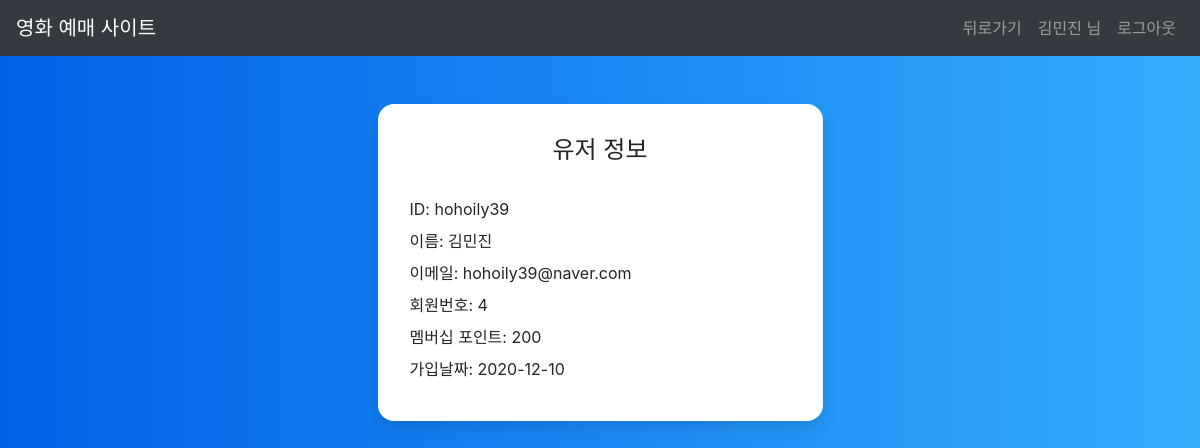
Screenshot of /membership_info.php (signed in) with the database file from the repository.
### tables this page shows
CREATE TABLE `USER_INFO` (
  `USER_ID` varchar(20) NOT NULL,
  `USER_PW` varchar(20) NOT NULL,
  `USER_NAME` varchar(10) NOT NULL,
  `USER_EMAIL` varchar(30) NOT NULL,
  PRIMARY KEY (`USER_ID`)
);

CREATE TABLE `USER_MEMBERSHIP` (
  `MEMBERSHIP_NO` int(5) NOT NULL AUTO_INCREMENT,
  `USER_ID` varchar(20) NOT NULL,
  `MEMBERSHIP_POINT` int(5) NOT NULL,
  `MEMBERSHIP_DATE` date NOT NULL,
  PRIMARY KEY (`MEMBERSHIP_NO`,`USER_ID`),
  KEY `USER_ID` (`USER_ID`),
  CONSTRAINT `USER_MEMBERSHIP_ibfk_1` FOREIGN KEY (`USER_ID`) REFERENCES `USER_INFO` (`USER_ID`)
);

### membership_info.php (the view, shortened to what this page needs)
<?php
$conn = mysqli_connect("localhost", "movie", "qwer1234");
$dbname = "MOVIE_DB";
mysqli_set_charset($conn, 'UTF8');
mysqli_select_db($conn, $dbname);
$user_id = $_SESSION['user_id'];
$user_name = $_SESSION['user_name'];
$sql = "SELECT * FROM USER_MEMBERSHIP WHERE USER_ID = '{$user_id}'";
$result = mysqli_query($conn, $sql);
$row = mysqli_fetch_assoc($result);
$membership_no = $row['MEMBERSHIP_NO'];
$membership_point = $row['MEMBERSHIP_POINT'];
$membership_date = $row['MEMBERSHIP_DATE'];
$sql = "SELECT * FROM USER_INFO WHERE USER_ID = '{$user_id}'";
$result = mysqli_query($conn, $sql);
$row = mysqli_fetch_assoc($result);
$user_email = $row['USER_EMAIL'];
?>
<!DOCTYPE html>
<html>
<head>
    <link rel="stylesheet" href="https://maxcdn.bootstrapcdn.com/bootstrap/4.5.2/css/bootstrap.min.css">
</head>
<body>
    <nav class="navbar navbar-expand-md bg-dark navbar-dark sticky-top">
        <a class="navbar-brand" href="index.php">영화 예매 사이트</a>
        <div id="navb" class="navbar-collapse collapse hide">
            <ul class="nav navbar-nav ml-auto">
                <li class="nav-item">
                    <a class="nav-link" onclick="history.back();">뒤로가기</a>
                </li>
                <li class="nav-item">
                    <a class="nav-link" href="user_info.php"><?php echo "$user_name 님" ?></a>
                </li>
                <li class="nav-item">
                    <a class="nav-link" href="logout_act.php">로그아웃</a>
                </li>
            </ul>
        </div>
    </nav>
    <div class="container">
        <div class="row">
            <div class="col-sm-9 col-md-7 col-lg-5 mx-auto">
                <div class="card card-signin my-5">
                    <div class="card-body">
                        <h5 class="card-title text-center">유저 정보</h5>
                        <div class="form-signin">
                            <label>ID: <?php echo $user_id; ?></label></br>
                            <label>이름: <?php echo $user_name; ?></label></br>
                            <label>이메일: <?php echo $user_email; ?></label></br>
                            <label>회원번호: <?php echo $membership_no; ?></label></br>
                            <label>멤버십 포인트: <?php echo $membership_point; ?></label></br>
                            <label>가입날짜: <?php echo $membership_date; ?></label></br>
                        </div>
                    </div>
                </div>
            </div>
        </div>
    </div>
</body>
</html>

### membership_info.php (style rules this page uses)
:root { --input-padding-x: 1.5rem; --input-padding-y: .75rem; }
body { background: #007bff; background: linear-gradient(to right, #0062E6, #33AEFF); }
.card-signin { border: 0; border-radius: 1rem; box-shadow: 0 0.5rem 1rem 0 rgba(0, 0, 0, 0.1); }
.card-signin .card-title { margin-bottom: 2rem; font-weight: 300; font-size: 1.5rem; }
.card-signin .card-body { padding: 2rem; }
.form-signin { width: 100%; }

### rows the page displays
user_info: USER_EMAIL "hohoily39@naver.com"
user_membership: MEMBERSHIP_NO "4", MEMBERSHIP_POINT "200", MEMBERSHIP_DATE "2020-12-10"

### other values shown
$user_name "김민진"
$user_id "hohoily39"
